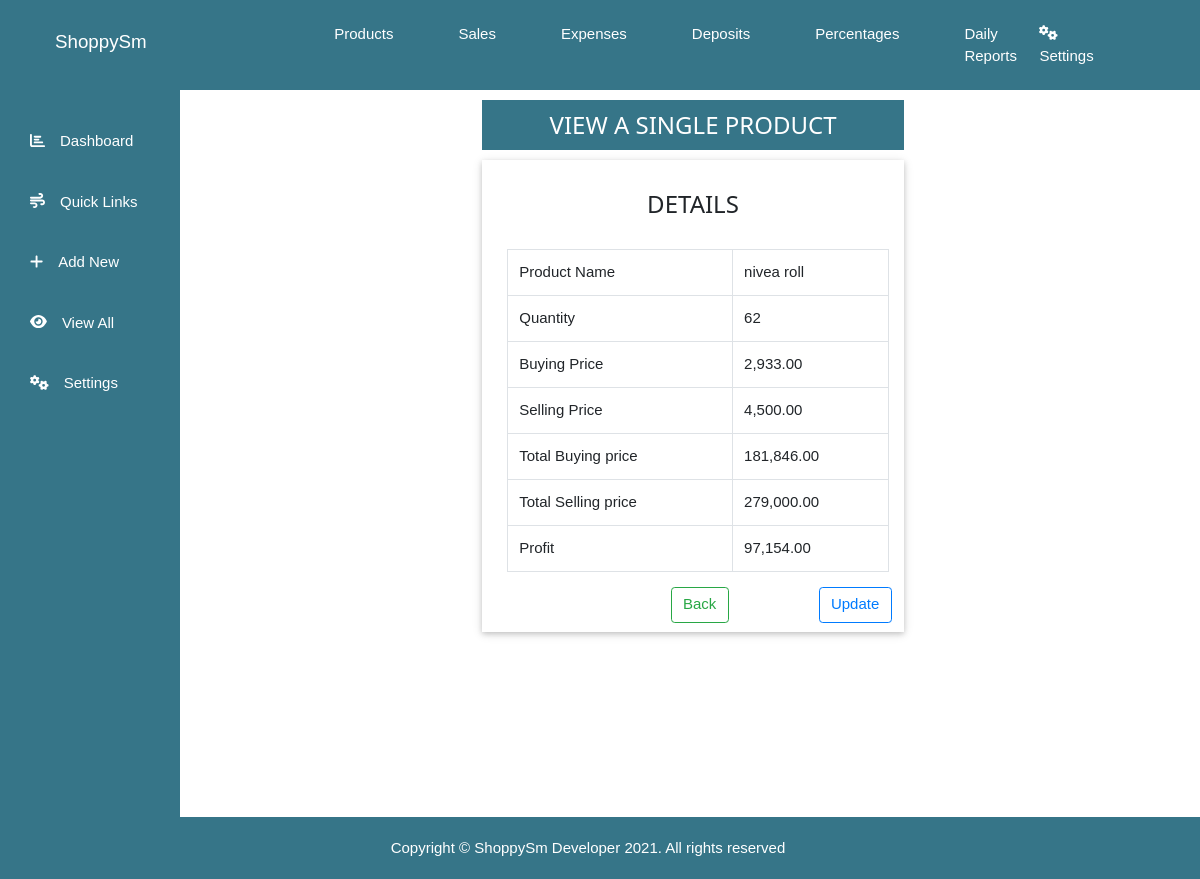
The page /View/product/25/ (signed in) on the database its author committed.
### istock_app/models.py (models this page shows, shortened)
class products(models.Model):
    code = models.CharField(max_length = 10, null=True, blank=True)
    product_name = models.CharField(max_length = 200, unique=True)
    quantity = models.PositiveIntegerField(default = 0)
    buying_price_per_each = models.FloatField(default = 0)
    selling_price_per_each = models.FloatField(default = 0)
    class Meta:
        verbose_name_plural = 'Products'

### istock_app/views.py (the view)
# urls.py: path('View/product/<int:id>/', views.view_product, name='view_product'),
@login_required
def view_product(request, id):
    get_data = get_object_or_404(products, pk = id)
    quantity = get_data.quantity
    buying_price = get_data.buying_price_per_each
    selling_price = get_data.selling_price_per_each
    total_buying_price = buying_price*quantity
    total_selling_price = selling_price*quantity
    profit_expected = total_selling_price - total_buying_price
    context = {
        'myProduct': get_data,
        'buying_price': total_buying_price,
        'selling_price': total_selling_price,
        'profit': profit_expected,
    }
    myTemplate =  'istock/viewProduct.html'
    return render(request,myTemplate,context)

### accounts/models.py (called while the page is built)
    def __str__(self):
        return self.username

### istock_app/templates/istock/viewProduct.html (shortened to what this page needs)
{% extends 'istock/base.html' %}
{% block content %}
{% load humanize %}
<div class="outer-container">
  <div class="row">
    <div class="contents">
      <div class="col-md-6 offset-md-3">
        <div class="heading">
          <h3>VIEW A SINGLE PRODUCT  </h3>
        </div>
        <div class=" w3-card pb-5">
          <h3 class="text-center">DETAILS</h3>
          <table class="table table-hover table-bordered">
            <tbody>
              <tr>
                <td>Product Name</td>
                <td>{{myProduct.product_name}}</td>
              </tr>
              <tr>
                <td>Quantity</td>
                <td>{{myProduct.quantity}}</td>
              </tr>
              <tr>
                <td>Buying Price</td>
                <td>{{myProduct.buying_price_per_each|floatformat:2|intcomma}}</td>
              </tr>
              <tr>
                <td>Selling Price</td>
                <td>{{myProduct.selling_price_per_each|floatformat:2|intcomma}}</td>
              </tr>
              <tr>
                <td>Total Buying price</td>
                <td>{{buying_price|floatformat:2|intcomma}}</td>
              </tr>
              <tr>
                <td>Total Selling price</td>
                <td>{{selling_price|floatformat:2|intcomma}}</td>
              </tr>
              <tr>
                <td>Profit</td>
                <td>{{profit|floatformat:2|intcomma}}</td>
              </tr>
            </tbody>
          </table>
          <div class="row d-flex ml-2 w3-right">
            <a href="{% url 'all_products' %}" class="btn btn-outline-success mr-5">Back</a>
            <a href="{% url 'update_product' myProduct.id %}" class="btn btn-outline-primary  ml-5 mr-2">Update</a>
          </div>
      </div>
    </div>
  </div>
</div>
{% endblock %}

### istock_app/static/css/w3.css (style rules this page uses)
html { box-sizing:border-box }
*,*:before,*:after { box-sizing:inherit }
html { -ms-text-size-adjust:100%;-webkit-text-size-adjust:100% }
body { margin:0 }
a { background-color:transparent }
html,body { font-family:Verdana,sans-serif;font-size:15px;line-height:1.5 }
html { overflow-x:hidden }
h3 { font-size:24px }
h1,h2,h3,h4,h5,h6 { font-family:"Segoe UI",Arial,sans-serif;font-weight:400;margin:10px 0 }
a { color:inherit }
.w3-card,.w3-card-2 { box-shadow:0 2px 5px 0 rgba(0,0,0,0.16),0 2px 10px 0 rgba(0,0,0,0.12) }
.w3-right { float:right!important }

### istock_app/static/style.css (style rules this page uses)
body { --background : #367588; --hover : #adc6f0; --text : #fff; --linkNavTop: 40px; --decor: none; font-family: "Montserrat", sans-serif; }
body a { text-decoration: var(--decor); }
.w3-card { padding: 20px ; }
.outer-container .contents { padding: 60px 40px; width: 80%; position:relative; left: 18vw; }
.outer-container .contents .heading { margin-top: 40px; margin-bottom: 10px; text-align: center; padding: 1px 0px; background: var(--background); height:50px; border: 0px solid #0e0e0e; color: var(--text); }
.outer-container .row .contents table { margin-top: 30px; margin-left: 5px; }

### rows shown on the page
products: product_name "nivea roll", quantity "62", buying_price_per_each "2,933.00", selling_price_per_each "4,500.00"

### other values the page prints
{{ buying_price|floatformat:2|intcomma }} "181,846.00"
{{ selling_price|floatformat:2|intcomma }} "279,000.00"
{{ profit|floatformat:2|intcomma }} "97,154.00"
